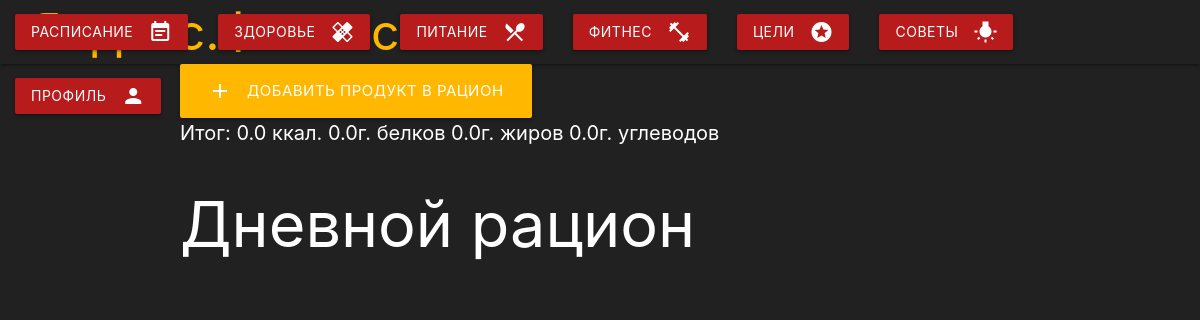
The app's page /diet (signed in), older data.
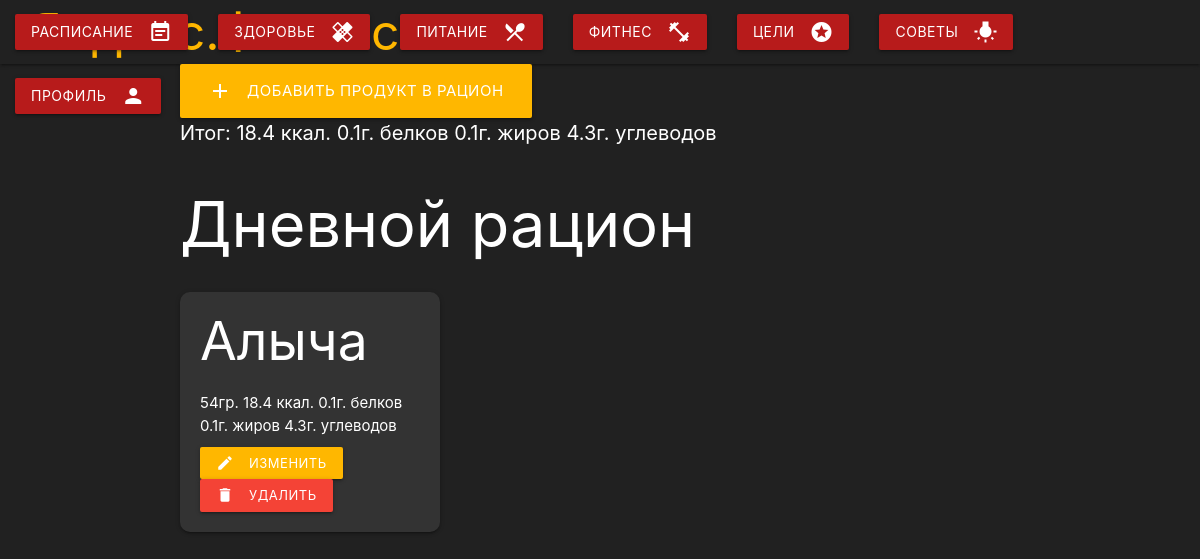
The same page, newer data.
### data/ration.py (models this page shows)
class Ration(SqlAlchemyBase, SerializerMixin):
    __tablename__ = 'Ration'
    id = sqlalchemy.Column(sqlalchemy.Integer,
                           primary_key=True, autoincrement=True)
    user_id = sqlalchemy.Column(sqlalchemy.Integer, sqlalchemy.ForeignKey("Users.id"))
    title = sqlalchemy.Column(sqlalchemy.String, nullable=True)
    weight = sqlalchemy.Column(sqlalchemy.Integer, nullable=True)
    created_date = sqlalchemy.Column(sqlalchemy.DateTime, default=date.today())
    total_kcal = sqlalchemy.Column(sqlalchemy.String, nullable=True)
    total_proteins = sqlalchemy.Column(sqlalchemy.String, nullable=True)
    total_fats = sqlalchemy.Column(sqlalchemy.String, nullable=True)
    total_carbohydrates = sqlalchemy.Column(sqlalchemy.String, nullable=True)
    user = orm.relationship('User')

### server.py (the view)
@app.route("/diet", methods=['POST', 'GET'])
def diet():
    current_date = date.today()
    session = db_session.create_session()
    products = session.query(Ration).filter(Ration.created_date.like(f'{current_date}%'),
                                            Ration.user_id == current_user.id).all()
    sum_kcal, sum_proteins, sum_fats, sum_carbohydrates = float(), float(), float(), float()
    for item in products:
        sum_kcal += float(item.total_kcal)
        sum_proteins += float(item.total_proteins)
        sum_fats += float(item.total_fats)
        sum_carbohydrates += float(item.total_carbohydrates)
    session.close()
    return render_template("diet.html", products=products, today=date.today(), current_date=current_date,
                           sum_kcal=sum_kcal, sum_proteins=sum_proteins, sum_fats=sum_fats,
                           sum_carbohydrates=sum_carbohydrates)

### data/db_session.py (called while the page is built)
def create_session() -> Session:
    global __factory
    return __factory()

### server.py (called while the page is built)
@login_manager.user_loader
def load_user(user_id):
    db_sess = db_session.create_session()
    return db_sess.query(User).filter(User.id == user_id).first()

### templates/diet.html (shortened to what this page needs)
{% extends "base2.html" %}
{% block content %}
<body>
    <a href="/diet/adding_a_product" class="waves-effect waves-light btn-large" style="background: #ffb700">
        <i class="material-icons left">add</i>Добавить продукт в рацион
    </a>
    <div style="color: white; font-size: 20px">Итог: {{sum_kcal}} ккал. {{sum_proteins}}г. белков {{sum_fats}}г. жиров {{sum_carbohydrates}}г. углеводов</div>
    <h1>Дневной рацион</h1>
    <div class="card-container">
        {% for item in products %}
            <div class="card">
                <h2>{{ item.title }}</h2>
                <p>{{ item.weight }}гр. {{ item.total_kcal }} ккал. {{ item.total_proteins }}г. белков {{ item.total_fats }}г. жиров {{ item.total_carbohydrates }}г. углеводов</p>
                <a href="/diet_change/{{item.id}}" class="waves-effect waves-light btn-small" style="background: #ffb700">
                    <i class="material-icons left">edit</i>Изменить
                </a>
                <a href="/diet_delete/{{item.id}}" class="waves-effect waves-light btn-small" style="background: #F44336">
                    <i class="material-icons left">delete</i>Удалить
                </a>
            </div>
        {% endfor %}
    </div>
</body>
{% endblock %}

### templates/base2.html (shortened to what this page needs)
<!DOCTYPE html>
<html lang="ru">
<head>
  <link rel="stylesheet" href="https://cdnjs.cloudflare.com/ajax/libs/materialize/1.0.0/css/materialize.min.css">
  <link href="{{ url_for('static', filename='css/style.css') }}" type="text/css" rel="stylesheet" media="screen,projection"/>
</head>
<body style="background: rgb(33,33,33)">
  <nav>
    <div class="nav-wrapper" style="background: rgb(33,33,33)">
      <a href="/" class="brand-logo" style="padding-left: 30px; font-size: 50px; color: #ffb700">Яндекс.Фитнес</a>
      <ul class="right right hide-on-med-and-down">
      <li><a class="waves-effect waves-light btn" href="/schedule" style="background: #b71b1b">Расписание <i class="material-icons right">event_note</i></a></li>
      <li><a class="waves-effect waves-light btn" href="/health" style="background: #b71b1b">Здоровье <i class="material-icons right">healing</i></a></li>
      <li><a class="waves-effect waves-light btn" href="/diet" style="background: #b71b1b">Питание <i class="material-icons right">local_dining</i></a></li>
      <li><a class="waves-effect waves-light btn" href="/fitness" style="background: #b71b1b">Фитнес <i class="material-icons right">fitness_center</i></a></li>
      <li><a class="waves-effect waves-light btn" href="/goals" style="background: #b71b1b">Цели <i class="material-icons right">stars</i></a></li>
      <li><a class="waves-effect waves-light btn" href="/advice" style="background: #b71b1b">Советы <i class="material-icons right">wb_incandescent</i></a></li>
      <li><a class="waves-effect waves-light btn" href="/profile" style="background: #b71b1b">Профиль <i class="material-icons right">person</i></a></li>
    </ul>
    </div>
  </nav>
  <div class="container">
    {% block content %}{% endblock %}
  </div>
</body>
</html>

### static/css/style.css (style rules this page uses)
body { display: flex; min-height: 100vh; flex-direction: column; }
p { color: white }
h1 { color: white }
h2 { color: white }

### templates/diet.html (style rules this page uses)
h1, h2, p, a, div { color: white; }
.card-container { display: flex; flex-wrap: wrap; justify-content: space-between; }
.card { width: calc(33.33% - 20px); margin-bottom: 20px; padding: 20px; background-color: #333; border-radius: 10px; }
.card h2 { margin-top: 0; }
.card p { margin-bottom: 10px; }
.card a { color: white; text-decoration: none; }

Row changes from the older to the newer data that the page shows:
added Ration: title "Алыча", weight "54", total_kcal "18.4", total_proteins "0.1", total_fats "0.1", total_carbohydrates "4.3"
Text that changed along with them:
{{ sum_kcal }}: "0.0" → "18.4"
{{ sum_proteins }}: "0.0" → "0.1"
{{ sum_fats }}: "0.0" → "0.1"
{{ sum_carbohydrates }}: "0.0" → "4.3"
